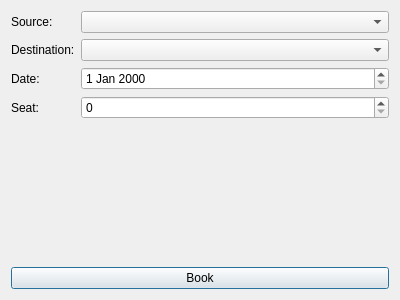
<?xml version="1.0" encoding="UTF-8"?>
<ui version="4.0">
 <class>BookingDialog</class>
 <widget class="QDialog" name="BookingDialog">
  <property name="geometry">
   <rect>
    <x>0</x>
    <y>0</y>
    <width>400</width>
    <height>300</height>
   </rect>
  </property>
  <property name="windowTitle">
   <string>Book Ticket</string>
  </property>
  <layout class="QVBoxLayout" name="verticalLayout">
   <item>
    <layout class="QFormLayout" name="formLayout">
     <item row="0" column="0">
      <widget class="QLabel" name="sourceLabel">
       <property name="text">
        <string>Source:</string>
       </property>
      </widget>
     </item>
     <item row="0" column="1">
      <widget class="QComboBox" name="sourceCombo"/>
     </item>
     <item row="1" column="0">
      <widget class="QLabel" name="destLabel">
       <property name="text">
        <string>Destination:</string>
       </property>
      </widget>
     </item>
     <item row="1" column="1">
      <widget class="QComboBox" name="destCombo"/>
     </item>
     <item row="2" column="0">
      <widget class="QLabel" name="dateLabel">
       <property name="text">
        <string>Date:</string>
       </property>
      </widget>
     </item>
     <item row="2" column="1">
      <widget class="QDateEdit" name="dateEdit"/>
     </item>
     <item row="3" column="0">
      <widget class="QLabel" name="seatLabel">
       <property name="text">
        <string>Seat:</string>
       </property>
      </widget>
     </item>
     <item row="3" column="1">
      <widget class="QSpinBox" name="seatSpinBox"/>
     </item>
    </layout>
   </item>
   <item>
    <widget class="QPushButton" name="bookButton">
     <property name="text">
      <string>Book</string>
     </property>
    </widget>
   </item>
  </layout>
 </widget>
</ui>
